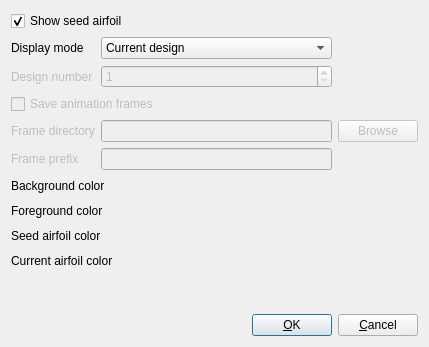
<?xml version="1.0" encoding="UTF-8"?>
<ui version="4.0">
 <class>Dialog</class>
 <widget class="QDialog" name="Dialog">
  <property name="geometry">
   <rect>
    <x>0</x>
    <y>0</y>
    <width>429</width>
    <height>347</height>
   </rect>
  </property>
  <property name="windowTitle">
   <string>Plot settings</string>
  </property>
  <layout class="QVBoxLayout" name="verticalLayout">
   <item>
    <layout class="QGridLayout" name="gridLayout">
     <item row="0" column="0" colspan="3">
      <widget class="QCheckBox" name="showSeedBox">
       <property name="text">
        <string>Show seed airfoil</string>
       </property>
       <property name="checked">
        <bool>true</bool>
       </property>
      </widget>
     </item>
     <item row="1" column="0">
      <widget class="QLabel" name="label">
       <property name="text">
        <string>Display mode</string>
       </property>
      </widget>
     </item>
     <item row="1" column="1" colspan="2">
      <widget class="QComboBox" name="displayModeBox">
       <item>
        <property name="text">
         <string>Current design</string>
        </property>
       </item>
       <item>
        <property name="text">
         <string>Single design</string>
        </property>
       </item>
       <item>
        <property name="text">
         <string>Animate all designs</string>
        </property>
       </item>
      </widget>
     </item>
     <item row="2" column="0">
      <widget class="QLabel" name="designNumberLabel">
       <property name="enabled">
        <bool>false</bool>
       </property>
       <property name="text">
        <string>Design number</string>
       </property>
      </widget>
     </item>
     <item row="2" column="1" colspan="2">
      <widget class="QSpinBox" name="designNumberBox">
       <property name="enabled">
        <bool>false</bool>
       </property>
       <property name="minimum">
        <number>1</number>
       </property>
      </widget>
     </item>
     <item row="3" column="0" colspan="3">
      <widget class="QCheckBox" name="saveFrameBox">
       <property name="enabled">
        <bool>false</bool>
       </property>
       <property name="text">
        <string>Save animation frames</string>
       </property>
      </widget>
     </item>
     <item row="4" column="0">
      <widget class="QLabel" name="frameDirectoryLabel">
       <property name="enabled">
        <bool>false</bool>
       </property>
       <property name="text">
        <string>Frame directory</string>
       </property>
      </widget>
     </item>
     <item row="4" column="1" colspan="2">
      <widget class="QLineEdit" name="frameDirectoryEdit">
       <property name="enabled">
        <bool>false</bool>
       </property>
      </widget>
     </item>
     <item row="4" column="3">
      <widget class="QPushButton" name="browseButton">
       <property name="enabled">
        <bool>false</bool>
       </property>
       <property name="text">
        <string>Browse</string>
       </property>
      </widget>
     </item>
     <item row="5" column="0">
      <widget class="QLabel" name="framePrefixLabel">
       <property name="enabled">
        <bool>false</bool>
       </property>
       <property name="text">
        <string>Frame prefix</string>
       </property>
      </widget>
     </item>
     <item row="5" column="1" colspan="2">
      <widget class="QLineEdit" name="framePrefixEdit">
       <property name="enabled">
        <bool>false</bool>
       </property>
      </widget>
     </item>
     <item row="6" column="0" colspan="2">
      <widget class="QLabel" name="label_2">
       <property name="text">
        <string>Background color</string>
       </property>
      </widget>
     </item>
     <item row="7" column="0" colspan="2">
      <widget class="QLabel" name="label_3">
       <property name="text">
        <string>Foreground color</string>
       </property>
      </widget>
     </item>
     <item row="8" column="0" colspan="2">
      <widget class="QLabel" name="label_4">
       <property name="text">
        <string>Seed airfoil color</string>
       </property>
      </widget>
     </item>
     <item row="9" column="0" colspan="2">
      <widget class="QLabel" name="label_5">
       <property name="text">
        <string>Current airfoil color</string>
       </property>
      </widget>
     </item>
     <item row="6" column="2">
      <widget class="QToolButton" name="bgColorButton">
       <property name="sizePolicy">
        <sizepolicy hsizetype="Expanding" vsizetype="Fixed">
         <horstretch>0</horstretch>
         <verstretch>0</verstretch>
        </sizepolicy>
       </property>
       <property name="styleSheet">
        <string notr="true">border: 0px;</string>
       </property>
       <property name="text">
        <string/>
       </property>
      </widget>
     </item>
     <item row="7" column="2">
      <widget class="QToolButton" name="fgColorButton">
       <property name="sizePolicy">
        <sizepolicy hsizetype="Expanding" vsizetype="Fixed">
         <horstretch>0</horstretch>
         <verstretch>0</verstretch>
        </sizepolicy>
       </property>
       <property name="styleSheet">
        <string notr="true">border: 0px;</string>
       </property>
       <property name="text">
        <string/>
       </property>
      </widget>
     </item>
     <item row="8" column="2">
      <widget class="QToolButton" name="seedColorButton">
       <property name="sizePolicy">
        <sizepolicy hsizetype="Expanding" vsizetype="Fixed">
         <horstretch>0</horstretch>
         <verstretch>0</verstretch>
        </sizepolicy>
       </property>
       <property name="styleSheet">
        <string notr="true">border: 0px;</string>
       </property>
       <property name="text">
        <string/>
       </property>
      </widget>
     </item>
     <item row="9" column="2">
      <widget class="QToolButton" name="currentColorButton">
       <property name="sizePolicy">
        <sizepolicy hsizetype="Expanding" vsizetype="Fixed">
         <horstretch>0</horstretch>
         <verstretch>0</verstretch>
        </sizepolicy>
       </property>
       <property name="styleSheet">
        <string notr="true">border: 0px;</string>
       </property>
       <property name="text">
        <string/>
       </property>
      </widget>
     </item>
    </layout>
   </item>
   <item>
    <spacer name="verticalSpacer">
     <property name="orientation">
      <enum>Qt::Vertical</enum>
     </property>
     <property name="sizeHint" stdset="0">
      <size>
       <width>20</width>
       <height>40</height>
      </size>
     </property>
    </spacer>
   </item>
   <item>
    <layout class="QHBoxLayout" name="horizontalLayout">
     <item>
      <spacer name="horizontalSpacer">
       <property name="orientation">
        <enum>Qt::Horizontal</enum>
       </property>
       <property name="sizeHint" stdset="0">
        <size>
         <width>40</width>
         <height>20</height>
        </size>
       </property>
      </spacer>
     </item>
     <item>
      <widget class="QPushButton" name="okButton">
       <property name="text">
        <string>&amp;OK</string>
       </property>
       <property name="autoDefault">
        <bool>false</bool>
       </property>
       <property name="default">
        <bool>true</bool>
       </property>
       <property name="flat">
        <bool>false</bool>
       </property>
      </widget>
     </item>
     <item>
      <widget class="QPushButton" name="cancelButton">
       <property name="text">
        <string>&amp;Cancel</string>
       </property>
      </widget>
     </item>
    </layout>
   </item>
  </layout>
 </widget>
 <tabstops>
  <tabstop>showSeedBox</tabstop>
  <tabstop>displayModeBox</tabstop>
  <tabstop>designNumberBox</tabstop>
  <tabstop>saveFrameBox</tabstop>
  <tabstop>frameDirectoryEdit</tabstop>
  <tabstop>browseButton</tabstop>
  <tabstop>framePrefixEdit</tabstop>
  <tabstop>okButton</tabstop>
  <tabstop>cancelButton</tabstop>
 </tabstops>
 <resources/>
 <connections>
  <connection>
   <sender>okButton</sender>
   <signal>clicked()</signal>
   <receiver>Dialog</receiver>
   <slot>accept()</slot>
   <hints>
    <hint type="sourcelabel">
     <x>204</x>
     <y>222</y>
    </hint>
    <hint type="destinationlabel">
     <x>173</x>
     <y>123</y>
    </hint>
   </hints>
  </connection>
  <connection>
   <sender>cancelButton</sender>
   <signal>clicked()</signal>
   <receiver>Dialog</receiver>
   <slot>reject()</slot>
   <hints>
    <hint type="sourcelabel">
     <x>295</x>
     <y>222</y>
    </hint>
    <hint type="destinationlabel">
     <x>173</x>
     <y>123</y>
    </hint>
   </hints>
  </connection>
 </connections>
</ui>
